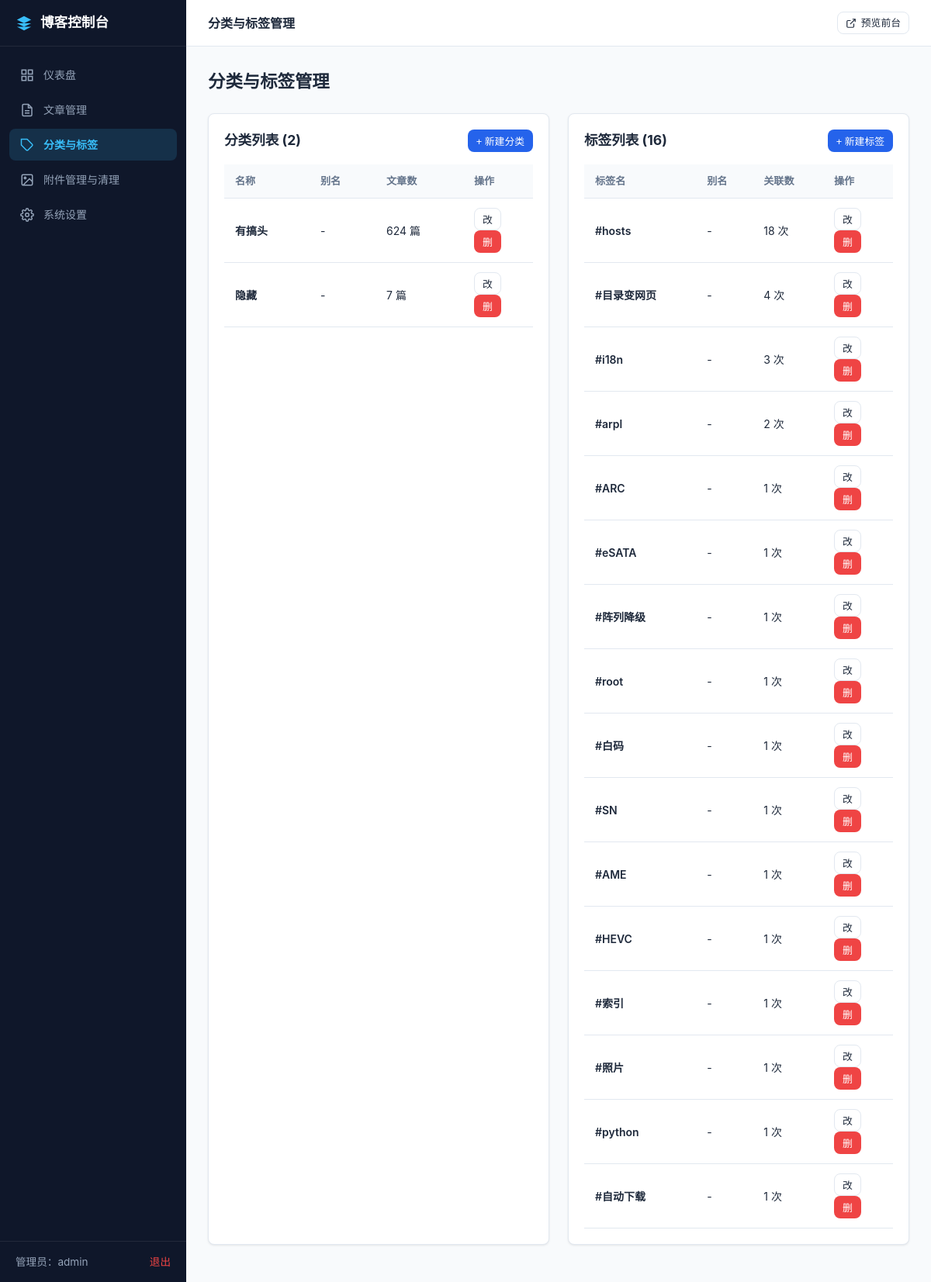
The app's page /admin/taxonomy (signed in) with its own data.
### tables this page shows
CREATE TABLE zbp_category (
    cate_ID INTEGER PRIMARY KEY AUTOINCREMENT,
    cate_Name TEXT NOT NULL DEFAULT '',
    cate_Order INTEGER NOT NULL DEFAULT 0,
    cate_Type INTEGER NOT NULL DEFAULT 0,
    cate_Count INTEGER NOT NULL DEFAULT 0,
    cate_Alias TEXT NOT NULL DEFAULT '',
    cate_Intro TEXT NOT NULL DEFAULT '',
    cate_RootID INTEGER NOT NULL DEFAULT 0,
    cate_ParentID INTEGER NOT NULL DEFAULT 0,
    cate_Template TEXT NOT NULL DEFAULT '',
    cate_LogTemplate TEXT NOT NULL DEFAULT '',
    cate_Meta TEXT NOT NULL DEFAULT '',
    cate_Group TEXT NOT NULL DEFAULT '',
    cate_CreateTime INTEGER NOT NULL DEFAULT 0,
    cate_UpdateTime INTEGER NOT NULL DEFAULT 0,
    cate_PostTime INTEGER NOT NULL DEFAULT 0
);

CREATE TABLE zbp_tag (
    tag_ID INTEGER PRIMARY KEY AUTOINCREMENT,
    tag_Name TEXT NOT NULL DEFAULT '',
    tag_Order INTEGER NOT NULL DEFAULT 0,
    tag_Type INTEGER NOT NULL DEFAULT 0,
    tag_Count INTEGER NOT NULL DEFAULT 0,
    tag_Alias TEXT NOT NULL DEFAULT '',
    tag_Intro TEXT NOT NULL DEFAULT '',
    tag_Template TEXT NOT NULL DEFAULT '',
    tag_Meta TEXT NOT NULL DEFAULT '',
    tag_Group TEXT NOT NULL DEFAULT '',
    tag_CreateTime INTEGER NOT NULL DEFAULT 0,
    tag_UpdateTime INTEGER NOT NULL DEFAULT 0,
    tag_PostTime INTEGER NOT NULL DEFAULT 0
);

### app/Controllers/AdminController.php (called while the page is built, shortened)
<?php
class AdminController {
    public function taxonomy(): void {
        $categories = Category::getAll();
        $tags = Tag::getAll();
        require VIEW_PATH . '/admin/taxonomy.php';
    }
}

### app/Config.php (called while the page is built, shortened)
<?php
return [
    'db_driver' => 'sqlite',
    'sqlite' => [
        'path' => DATA_PATH . '/blog.db'
    ],
    'mysql' => [
        'host' => '127.0.0.1',
        'port' => 3306,
        'dbname' => 'zblog',
        'username' => 'root',
        'password' => '',
        'charset' => 'utf8mb4'
    ],
    'site_url' => '',
    'upload_url' => '/uploads',
    'admin_session_key' => 'zblog_admin_user'
];

### app/Database.php (called while the page is built, shortened)
<?php
class Database {
    private static ?PDO $instance = null;
    public static function getConn(): PDO {
        if (self::$instance === null) {
            $config = require APP_PATH . '/Config.php';
            $driver = $config['db_driver'] ?? 'sqlite';
            try {
                if ($driver === 'sqlite') {
                    $dbPath = $config['sqlite']['path'];
                    self::$instance = new PDO("sqlite:" . $dbPath);
                    self::$instance->setAttribute(PDO::ATTR_ERRMODE, PDO::ERRMODE_EXCEPTION);
                    self::$instance->setAttribute(PDO::ATTR_DEFAULT_FETCH_MODE, PDO::FETCH_ASSOC);
                    self::$instance->exec("PRAGMA journal_mode = WAL;");
                }
            } catch (Exception $e) {
                die("Database connection failed: " . $e->getMessage());
            }
        }
        return self::$instance;
    }
    public static function query(string $sql, array $params = []): array {
        $stmt = self::getConn()->prepare($sql);
        $stmt->execute($params);
        return $stmt->fetchAll();
    }
}

### app/Models/Category.php (called while the page is built, shortened)
<?php
class Category {
    public static function getAll(): array {
        return Database::query("SELECT * FROM zbp_category ORDER BY cate_Order ASC, cate_ID ASC");
    }
}

### app/Models/Tag.php (called while the page is built, shortened)
<?php
class Tag {
    public static function getAll(): array {
        return Database::query("SELECT * FROM zbp_tag ORDER BY tag_Count DESC, tag_ID ASC");
    }
}

### views/admin/taxonomy.php (the view, shortened to what this page needs)
<div class="page-title-row">
    <h2 class="page-title">分类与标签管理</h2>
</div>
<div style="display: grid; grid-template-columns: 1fr 1fr; gap: 24px;">
    <div class="card">
        <div style="display: flex; align-items: center; justify-content: space-between; margin-bottom: 16px;">
            <h3 style="font-size: 1.1rem; font-weight: 700;">分类列表 (<?= count($categories) ?>)</h3>
            <button onclick="showCatModal()" class="btn btn-primary btn-sm">+ 新建分类</button>
        </div>
        <table class="data-table">
            <thead>
                <tr>
                    <th>名称</th>
                    <th>别名</th>
                    <th>文章数</th>
                    <th width="90">操作</th>
                </tr>
            </thead>
            <tbody>
                <?php foreach ($categories as $cat): ?>
                    <tr>
                        <td style="font-weight: 600;"><?= htmlspecialchars($cat['cate_Name']) ?></td>
                        <td><?= htmlspecialchars($cat['cate_Alias'] ?: '-') ?></td>
                        <td><?= $cat['cate_Count'] ?> 篇</td>
                        <td>
                            <button onclick="editCat(<?= htmlspecialchars(json_encode($cat)) ?>)" class="btn btn-outline btn-sm">改</button>
                            <button onclick="deleteCat(<?= $cat['cate_ID'] ?>)" class="btn btn-danger btn-sm">删</button>
                        </td>
                    </tr>
                <?php endforeach; ?>
            </tbody>
        </table>
    </div>
    <div class="card">
        <div style="display: flex; align-items: center; justify-content: space-between; margin-bottom: 16px;">
            <h3 style="font-size: 1.1rem; font-weight: 700;">标签列表 (<?= count($tags) ?>)</h3>
            <button onclick="showTagModal()" class="btn btn-primary btn-sm">+ 新建标签</button>
        </div>
        <table class="data-table">
            <thead>
                <tr>
                    <th>标签名</th>
                    <th>别名</th>
                    <th>关联数</th>
                    <th width="90">操作</th>
                </tr>
            </thead>
            <tbody>
                <?php foreach ($tags as $tag): ?>
                    <tr>
                        <td style="font-weight: 600;">#<?= htmlspecialchars($tag['tag_Name']) ?></td>
                        <td><?= htmlspecialchars($tag['tag_Alias'] ?: '-') ?></td>
                        <td><?= $tag['tag_Count'] ?> 次</td>
                        <td>
                            <button onclick="editTag(<?= htmlspecialchars(json_encode($tag)) ?>)" class="btn btn-outline btn-sm">改</button>
                            <button onclick="deleteTag(<?= $tag['tag_ID'] ?>)" class="btn btn-danger btn-sm">删</button>
                        </td>
                    </tr>
                <?php endforeach; ?>
            </tbody>
        </table>
    </div>
</div>
<?php
require VIEW_PATH . '/admin/layout.php';
?>

### public/assets/css/admin.css (style rules this page uses)
:root { --admin-bg: #f8fafc; --admin-card: #ffffff; --admin-sidebar: #0f172a; --admin-sidebar-hover: #1e293b; --admin-sidebar-text: #94a3b8; --admin-sidebar-active: #38bdf8; --admin-text: #1e293b; --admin-text-muted: #64748b; --admin-border: #e2e8f0; --admin-primary: #2563eb; --admin-primary-hover: #1d4ed8; --admin-danger: #ef4444; --admin-danger-hover: #dc2626; --admin-success: #10b981; --admin-warning: #f59e0b; --radius: 8px; --shadow: 0 1px 3px 0 rgba(0, 0, 0, 0.08), 0 1px 2px -1px rgba(0, 0, 0, 0.04); }
*, *::before, *::after { box-sizing: border-box; margin: 0; padding: 0; }
body { font-family: -apple-system, BlinkMacSystemFont, "Segoe UI", Roboto, "PingFang SC", "Microsoft YaHei", sans-serif; background-color: var(--admin-bg); color: var(--admin-text); font-size: 14px; line-height: 1.5; }
.page-title-row { display: flex; align-items: center; justify-content: space-between; margin-bottom: 24px; }
.page-title { font-size: 1.4rem; font-weight: 700; color: var(--admin-text); }
.card { background-color: var(--admin-card); border-radius: var(--radius); border: 1px solid var(--admin-border); box-shadow: var(--shadow); padding: 20px; margin-bottom: 20px; }
.btn { display: inline-flex; align-items: center; gap: 6px; padding: 8px 16px; border-radius: var(--radius); font-size: 0.88rem; font-weight: 500; cursor: pointer; border: 1px solid transparent; transition: all 0.15s ease; }
.btn-primary { background-color: var(--admin-primary); color: #fff; }
.btn-danger { background-color: var(--admin-danger); color: #fff; }
.btn-outline { background-color: transparent; border-color: var(--admin-border); color: var(--admin-text); }
.btn-sm { padding: 4px 10px; font-size: 0.8rem; }
.data-table { width: 100%; border-collapse: collapse; }
.data-table th, .data-table td { padding: 12px 14px; text-align: left; border-bottom: 1px solid var(--admin-border); }
.data-table th { background-color: #f8fafc; font-weight: 600; color: var(--admin-text-muted); font-size: 0.82rem; text-transform: uppercase; }

### records on screen
zbp_category: cate_Name "有搞头", cate_Alias "-", cate_Count "624"
zbp_category: cate_Name "隐藏", cate_Alias "-", cate_Count "7"
zbp_tag: tag_Name "hosts", tag_Alias "-", tag_Count "18"
zbp_tag: tag_Name "目录变网页", tag_Alias "-", tag_Count "4"
zbp_tag: tag_Name "i18n", tag_Alias "-", tag_Count "3"
zbp_tag: tag_Name "arpl", tag_Alias "-", tag_Count "2"
zbp_tag: tag_Name "ARC", tag_Alias "-", tag_Count "1"
zbp_tag: tag_Name "eSATA", tag_Alias "-", tag_Count "1"
zbp_tag: tag_Name "阵列降级", tag_Alias "-", tag_Count "1"
zbp_tag: tag_Name "root", tag_Alias "-", tag_Count "1"
zbp_tag: tag_Name "白码", tag_Alias "-", tag_Count "1"
zbp_tag: tag_Name "SN", tag_Alias "-", tag_Count "1"
zbp_tag: tag_Name "AME", tag_Alias "-", tag_Count "1"
zbp_tag: tag_Name "HEVC", tag_Alias "-", tag_Count "1"
zbp_tag: tag_Name "索引", tag_Alias "-", tag_Count "1"
zbp_tag: tag_Name "照片", tag_Alias "-", tag_Count "1"
zbp_tag: tag_Name "python", tag_Alias "-", tag_Count "1"
zbp_tag: tag_Name "自动下载", tag_Alias "-", tag_Count "1"

### other values on screen
$_SESSION['admin_username'] "admin"
$pageTitle "分类与标签管理"
count($categories) "2"
count($tags) "16"
